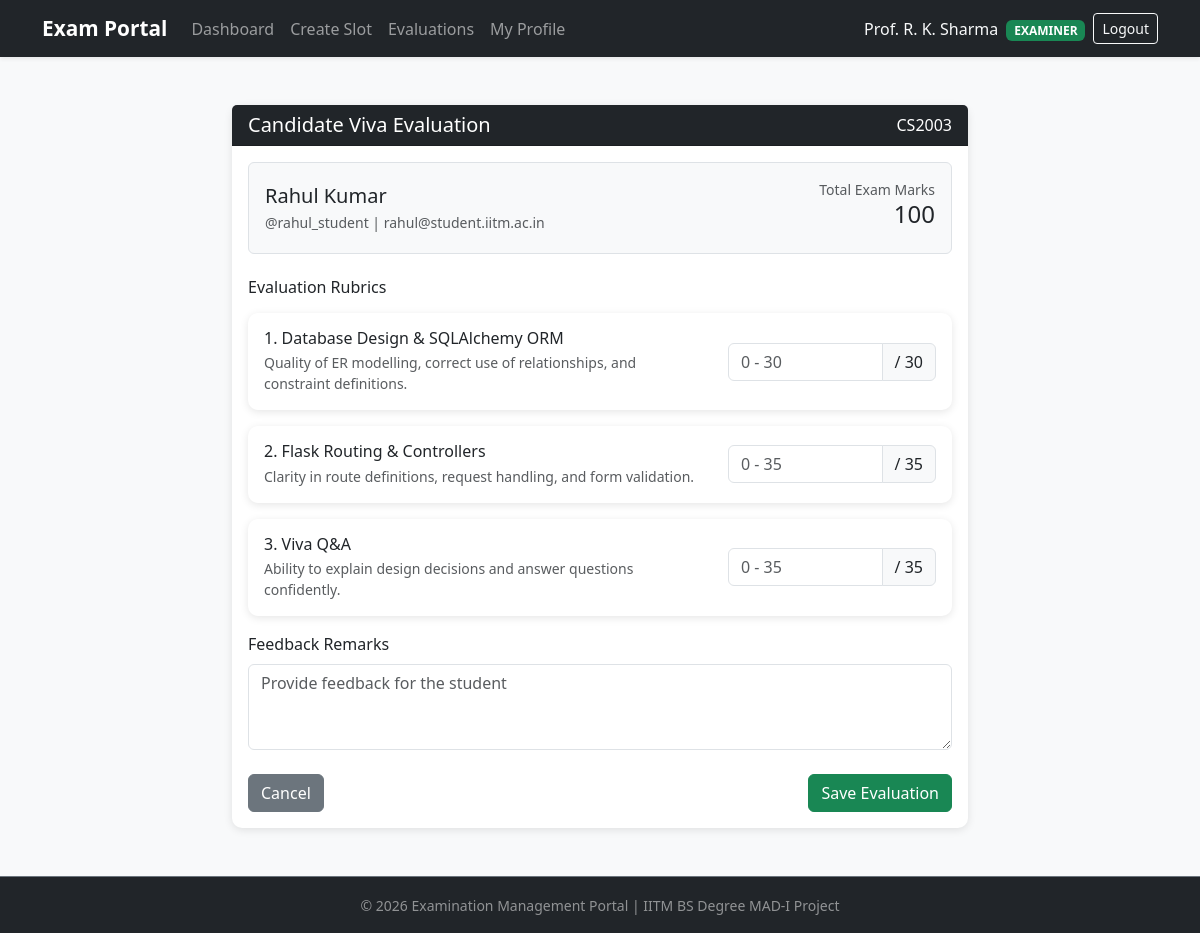
/examiner/bookings/1/evaluate (signed in), run on the app's committed database.
### models.py (models this page shows, shortened)
class Course(db.Model):
    __tablename__ = 'courses'
    id = db.Column(db.Integer, primary_key=True)
    course_code = db.Column(db.String(20), unique=True, nullable=False)
    course_name = db.Column(db.String(150), nullable=False)
    description = db.Column(db.Text, nullable=True)
    created_at = db.Column(db.DateTime, default=datetime.utcnow)
    examinations = db.relationship('Examination', backref='course', cascade='all, delete-orphan', lazy=True)

class User(db.Model):
    __tablename__ = 'users'
    id = db.Column(db.Integer, primary_key=True)
    username = db.Column(db.String(50), unique=True, nullable=False)
    email = db.Column(db.String(120), unique=True, nullable=False)
    full_name = db.Column(db.String(100), nullable=False)
    password_hash = db.Column(db.String(255), nullable=False)
    role = db.Column(db.String(20), nullable=False, default='student')
    is_approved = db.Column(db.Boolean, default=False, nullable=False)
    is_active = db.Column(db.Boolean, default=True, nullable=False)
    created_at = db.Column(db.DateTime, default=datetime.utcnow)
    examiner_profile = db.relationship('ExaminerProfile', backref='user', uselist=False, cascade='all, delete-orphan')
    slots_created = db.relationship('ExaminationSlot', backref='examiner', lazy=True)
    bookings = db.relationship('Booking', backref='student', lazy=True)

class Examination(db.Model):
    __tablename__ = 'examinations'
    id = db.Column(db.Integer, primary_key=True)
    course_id = db.Column(db.Integer, db.ForeignKey('courses.id'), nullable=False)
    title = db.Column(db.String(200), nullable=False)
    description = db.Column(db.Text, nullable=True)
    total_marks = db.Column(db.Integer, nullable=False, default=100)
    status = db.Column(db.String(30), nullable=False, default='Draft')
    slot_creation_start = db.Column(db.DateTime, nullable=True)
    slot_creation_end = db.Column(db.DateTime, nullable=True)
    booking_start = db.Column(db.DateTime, nullable=True)
    booking_end = db.Column(db.DateTime, nullable=True)
    exam_date = db.Column(db.DateTime, nullable=True)
    created_at = db.Column(db.DateTime, default=datetime.utcnow)
    rubrics = db.relationship('ExaminationRubric', backref='examination', cascade='all, delete-orphan', lazy=True)
    slots = db.relationship('ExaminationSlot', backref='examination', cascade='all, delete-orphan', lazy=True)

class ExaminationRubric(db.Model):
    __tablename__ = 'examination_rubrics'
    id = db.Column(db.Integer, primary_key=True)
    examination_id = db.Column(db.Integer, db.ForeignKey('examinations.id'), nullable=False)
    criterion_name = db.Column(db.String(150), nullable=False)
    max_marks = db.Column(db.Integer, nullable=False)
    description = db.Column(db.Text, nullable=True)

### examiner.py (the view, shortened to what this page needs)
@examiner_bp.route('/bookings/<int:booking_id>/evaluate', methods=['GET', 'POST'])
@role_required('examiner')
def evaluate_student(booking_id):
    examiner_id = session['user_id']
    booking = Booking.query.get(booking_id)
    if booking.slot.examiner_id != examiner_id:
        flash('You are not authorized to evaluate this student.', 'danger')
        return redirect(url_for('examiner.dashboard'))
    exam = booking.slot.examination
    rubrics = exam.rubrics
    existing_scores = {}
    for score in booking.evaluation_scores:
        existing_scores[score.rubric_id] = score.marks_awarded
    return render_template(
        'examiner/evaluate_student.html',
        booking=booking,
        rubrics=rubrics,
        existing_scores=existing_scores
    )

### utils.py (called while the page is built)
def role_required(*roles):
    def decorator(f):
        @wraps(f)
        def decorated(*args, **kwargs):
            if 'user_id' not in session:
                flash('Please log in to continue.', 'warning')
                return redirect(url_for('auth.login'))
            if session.get('user_role') not in roles:
                flash('You do not have permission to access that page.', 'danger')
                return redirect(url_for('auth.login'))
            return f(*args, **kwargs)
        return decorated
    return decorator

### templates/examiner/evaluate_student.html (shortened to what this page needs)
{% extends 'base.html' %}
{% block content %}
<div class="row justify-content-center">
    <div class="col-md-8">
        <div class="card mt-2 mb-4">
            <div class="card-header bg-dark text-white d-flex justify-content-between align-items-center">
                <h5 class="mb-0">Candidate Viva Evaluation</h5>
                <span>{{ booking.slot.examination.course.course_code }}</span>
            </div>
            <div class="card-body">
                <div class="bg-light p-3 rounded mb-4 border d-flex justify-content-between align-items-center">
                    <div>
                        <h5 class="mb-1">{{ booking.student.full_name }}</h5>
                        <div class="small text-muted">@{{ booking.student.username }} | {{ booking.student.email }}</div>
                    </div>
                    <div class="text-end">
                        <div class="small text-muted">Total Exam Marks</div>
                        <h4>{{ booking.slot.examination.total_marks }}</h4>
                    </div>
                </div>
                <form method="POST">
                    <h6 class="mb-3">Evaluation Rubrics</h6>
                    {% for rubric in rubrics %}
                    <div class="card mb-3">
                        <div class="card-body">
                            <div class="row align-items-center">
                                <div class="col-md-8">
                                    <h6 class="mb-1">{{ loop.index }}. {{ rubric.criterion_name }}</h6>
                                    <div class="small text-muted">{{ rubric.description or '' }}</div>
                                </div>
                                <div class="col-md-4">
                                    <div class="input-group">
                                        <input type="number" name="rubric_{{ rubric.id }}" class="form-control"
                                               min="0" max="{{ rubric.max_marks }}"
                                               value="{{ existing_scores.get(rubric.id, '') }}"
                                               placeholder="0 - {{ rubric.max_marks }}" required>
                                        <span class="input-group-text">/ {{ rubric.max_marks }}</span>
                                    </div>
                                </div>
                            </div>
                        </div>
                    </div>
                    {% else %}
                    <div class="alert alert-warning">
                        No rubrics defined for this examination. Please contact admin.
                    </div>
                    {% endfor %}
                    <div class="mb-4">
                        <label class="form-label">Feedback Remarks</label>
                        <textarea name="remarks" class="form-control" rows="3" placeholder="Provide feedback for the student">{{ booking.remarks or '' }}</textarea>
                    </div>
                    <div class="d-flex justify-content-between">
                        <a href="{{ url_for('examiner.view_slot_students', slot_id=booking.slot_id) }}" class="btn btn-secondary">Cancel</a>
                        <button type="submit" class="btn btn-success">Save Evaluation</button>
                    </div>
                </form>
            </div>
        </div>
    </div>
</div>
{% endblock %}

### templates/base.html (shortened to what this page needs)
<!DOCTYPE html>
<html lang="en">
<head>
    <link href="https://cdn.jsdelivr.net/npm/bootstrap@5.3.0/dist/css/bootstrap.min.css" rel="stylesheet">
    <link href="{{ url_for('static', filename='css/style.css') }}" rel="stylesheet">
</head>
<body class="d-flex flex-column min-vh-100 bg-light">
<nav class="navbar navbar-expand-lg navbar-dark bg-dark shadow-sm">
    <div class="container">
        <a class="navbar-brand fw-bold" href="{% if session.user_role == 'admin' %}{{ url_for('admin.dashboard') }}{% elif session.user_role == 'examiner' %}{{ url_for('examiner.dashboard') }}{% elif session.user_role == 'student' %}{{ url_for('student.dashboard') }}{% else %}{{ url_for('auth.login') }}{% endif %}">
            Exam Portal
        </a>
        <div class="collapse navbar-collapse" id="navbarNav">
            {% if session.user_id and session.user_role == 'admin' %}
            <ul class="navbar-nav me-auto mb-2 mb-lg-0">
                <li class="nav-item">
                    <a class="nav-link" href="{{ url_for('admin.dashboard') }}">Dashboard</a>
                </li>
                <li class="nav-item">
                    <a class="nav-link" href="{{ url_for('admin.manage_courses') }}">Courses</a>
                </li>
                <li class="nav-item">
                    <a class="nav-link" href="{{ url_for('admin.manage_examinations') }}">Examinations</a>
                </li>
                <li class="nav-item">
                    <a class="nav-link" href="{{ url_for('admin.manage_slots') }}">Slots</a>
                </li>
                <li class="nav-item">
                    <a class="nav-link" href="{{ url_for('admin.manage_bookings') }}">Bookings</a>
                </li>
                <li class="nav-item">
                    <a class="nav-link" href="{{ url_for('admin.manage_users') }}">Users</a>
                </li>
            </ul>
            {% elif session.user_id and session.user_role == 'examiner' %}
            <ul class="navbar-nav me-auto mb-2 mb-lg-0">
                <li class="nav-item">
                    <a class="nav-link" href="{{ url_for('examiner.dashboard') }}">Dashboard</a>
                </li>
                <li class="nav-item">
                    <a class="nav-link" href="{{ url_for('examiner.create_slot') }}">Create Slot</a>
                </li>
                <li class="nav-item">
                    <a class="nav-link" href="{{ url_for('examiner.evaluation_history') }}">Evaluations</a>
                </li>
                <li class="nav-item">
                    <a class="nav-link" href="{{ url_for('examiner.profile') }}">My Profile</a>
                </li>
            </ul>
            {% endif %}
            <ul class="navbar-nav ms-auto align-items-center">
                {% if session.user_id %}
                    <li class="nav-item me-2">
                        <span class="navbar-text text-light">
                            {{ session.user_name }}
                            <span class="badge {% if session.user_role == 'admin' %}bg-primary{% elif session.user_role == 'examiner' %}bg-success{% else %}bg-info text-dark{% endif %} text-uppercase ms-1">{{ session.user_role }}</span>
                        </span>
                    </li>
                    <li class="nav-item">
                        <a class="btn btn-outline-light btn-sm" href="{{ url_for('auth.logout') }}">Logout</a>
                    </li>
                {% endif %}
            </ul>
        </div>
    </div>
</nav>
<main class="container my-4 flex-grow-1">
    {% block content %}{% endblock %}
</main>
<footer class="bg-dark text-white text-center py-3 mt-auto border-top border-secondary">
    <div class="container">
        <small class="text-white-50">&copy; 2026 Examination Management Portal | IITM BS Degree MAD-I Project</small>
    </div>
</footer>
</body>
</html>

### static/style.css (style rules this page uses)
body { min-height: 100vh; display: flex; flex-direction: column; background-color: #f8f9fa; }
main { flex: 1; }
.card { border: none; border-radius: 10px; box-shadow: 0 2px 8px rgba(0, 0, 0, 0.1); transition: transform 0.2s ease; }
.navbar-brand { font-weight: 700; font-size: 1.3rem; }
footer { margin-top: auto; }

### data on the page
Course: slot.examination.course.course_code "CS2003"
User: student.full_name "Rahul Kumar", student.username "rahul_student", student.email "rahul@student.iitm.ac.in"
Examination: slot.examination.total_marks "100"
ExaminationRubric: criterion_name "Database Design & SQLAlchemy ORM", description "Quality of ER modelling, correct use of relationships, and constraint definitions.", max_marks "0 - 30", max_marks "30"
ExaminationRubric: criterion_name "Flask Routing & Controllers", description "Clarity in route definitions, request handling, and form validation.", max_marks "0 - 35", max_marks "35"
ExaminationRubric: criterion_name "Viva Q&A", description "Ability to explain design decisions and answer questions confidently.", id "0 - 35", max_marks "35"

### other printed values
{{ session.user_name }} "Prof. R. K. Sharma"
{{ session.user_role }} "EXAMINER"
